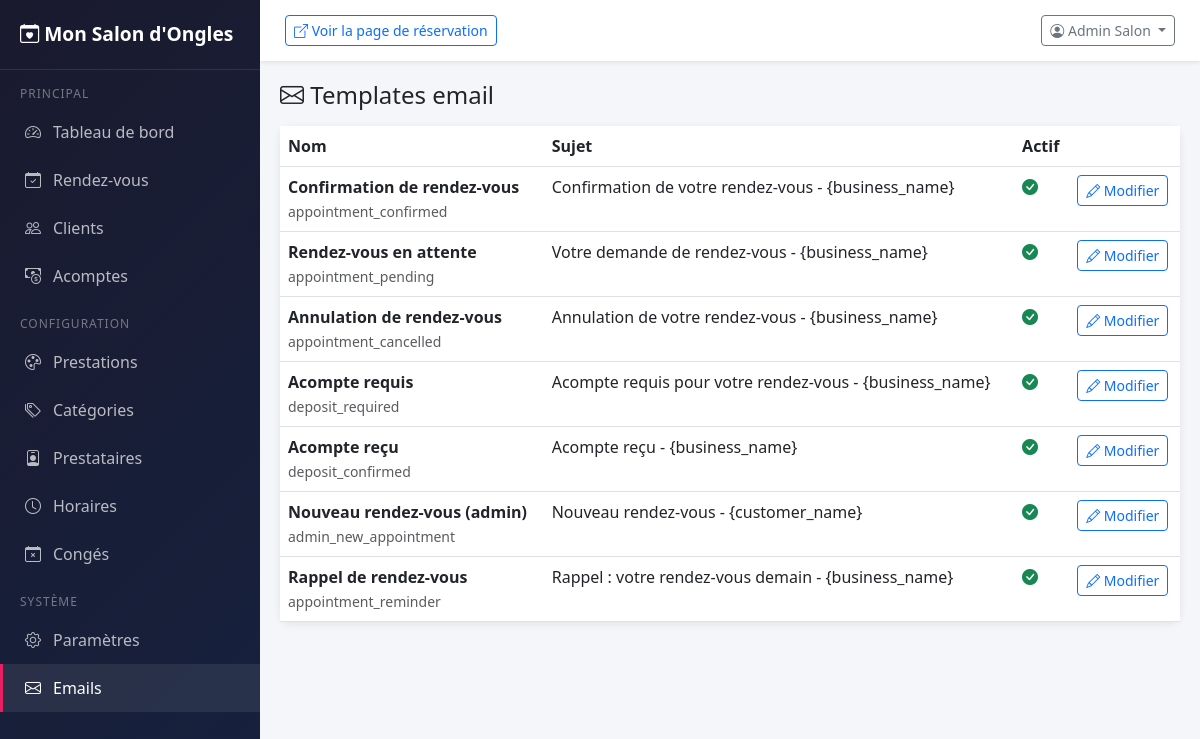
The app's page /admin/index.php?page=email-templates (signed in) with its own data.
### tables this page shows
CREATE TABLE IF NOT EXISTS `ab_email_templates` (
  `id` INT UNSIGNED AUTO_INCREMENT PRIMARY KEY,
  `slug` VARCHAR(100) NOT NULL UNIQUE,
  `name` VARCHAR(200) NOT NULL,
  `subject` VARCHAR(255) NOT NULL,
  `body` TEXT NOT NULL,
  `variables` TEXT COMMENT 'Variables disponibles (JSON)',
  `is_active` TINYINT(1) DEFAULT 1,
  `updated_at` DATETIME DEFAULT CURRENT_TIMESTAMP ON UPDATE CURRENT_TIMESTAMP
);

### core/Settings.php (called while the page is built, shortened)
<?php
class Settings {
    private static array $cache = [];
    private static bool $loaded = false;
    public static function loadAll(): void {
        if (self::$loaded) return;
        $db = Database::getInstance();
        $rows = $db->fetchAll("SELECT setting_key, setting_value FROM ab_settings");
        foreach ($rows as $row) {
            self::$cache[$row['setting_key']] = $row['setting_value'];
        }
        self::$loaded = true;
    }
    public static function get(string $key, string $default = ''): string {
        return self::$cache[$key] ?? $default;
    }
}

### core/App.php (called while the page is built, shortened)
<?php
require_once __DIR__ . '/Database.php';
require_once __DIR__ . '/Auth.php';
require_once __DIR__ . '/Settings.php';
function ab_url(string $path = ''): string {
    static $baseUrl = null;
    if ($baseUrl === null) {
        if (defined('AB_BASE_URL') && AB_BASE_URL !== '' && AB_BASE_URL !== 'http://localhost/ABAppointments') {
            $baseUrl = rtrim(AB_BASE_URL, '/');
        } elseif (isset($_SERVER['HTTP_HOST'])) {
            $scheme = (!empty($_SERVER['HTTPS']) && $_SERVER['HTTPS'] !== 'off') ? 'https' : 'http';
            $scriptDir = dirname($_SERVER['SCRIPT_NAME']);
            if (preg_match('#/(public|admin|api)$#', $scriptDir)) {
                $scriptDir = dirname($scriptDir);
            }
            $baseUrl = $scheme . '://' . $_SERVER['HTTP_HOST'] . rtrim($scriptDir, '/');
        } else {
            $baseUrl = rtrim(AB_BASE_URL, '/');
        }
    }
    return $baseUrl . '/' . ltrim($path, '/');
}
function ab_escape(string $str): string {
    return htmlspecialchars($str, ENT_QUOTES, 'UTF-8');
}
function ab_setting(string $key, string $default = ''): string {
    return Settings::get($key, $default);
}

### core/Auth.php (called while the page is built, shortened)
<?php
class Auth {
    public static function isAdmin(): bool {
        return isset($_SESSION['user_role']) && $_SESSION['user_role'] === 'admin';
    }
}

### core/Database.php (called while the page is built, shortened)
<?php
class Database {
    private static ?Database $instance = null;
    private PDO $pdo;
    private function __construct() {
        $dsn = 'mysql:host=' . AB_DB_HOST . ';dbname=' . AB_DB_NAME . ';charset=' . AB_DB_CHARSET;
        $this->pdo = new PDO($dsn, AB_DB_USER, AB_DB_PASS, [
            PDO::ATTR_ERRMODE => PDO::ERRMODE_EXCEPTION,
            PDO::ATTR_DEFAULT_FETCH_MODE => PDO::FETCH_ASSOC,
            PDO::ATTR_EMULATE_PREPARES => false,
        ]);
        $this->pdo->exec("SET time_zone = '+00:00'");
    }
    public static function getInstance(): self {
        if (self::$instance === null) {
            self::$instance = new self();
        }
        return self::$instance;
    }
    public function query(string $sql, array $params = []): PDOStatement {
        $stmt = $this->pdo->prepare($sql);
        $stmt->execute($params);
        return $stmt;
    }
    public function fetchAll(string $sql, array $params = []): array {
        return $this->query($sql, $params)->fetchAll();
    }
}

### admin/pages/email-templates.php (the view, shortened to what this page needs)
<?php
$db = Database::getInstance();
$templates = $db->fetchAll("SELECT * FROM ab_email_templates ORDER BY id");
$editTemplate = isset($_GET['edit']) ? $db->fetchOne("SELECT * FROM ab_email_templates WHERE id = ?", [(int)$_GET['edit']]) : null;
?>
<h4 class="mb-3"><i class="bi bi-envelope"></i> Templates email</h4>
<?php if ($editTemplate): ?>
<div class="card">
    <div class="card-header bg-white"><h5 class="mb-0">Modifier : <?= ab_escape($editTemplate['name']) ?></h5></div>
    <div class="card-body">
        <form method="POST">
            <?= Auth::csrfField() ?>
            <input type="hidden" name="id" value="<?= $editTemplate['id'] ?>">
            <div class="mb-3">
                <label class="form-label">Sujet</label>
                <input type="text" name="subject" class="form-control" value="<?= ab_escape($editTemplate['subject']) ?>">
            </div>
            <div class="mb-3">
                <label class="form-label">Corps du mail (HTML)</label>
                <textarea name="body" class="form-control" rows="15" style="font-family:monospace;font-size:13px;"><?= ab_escape($editTemplate['body']) ?></textarea>
            </div>
            <div class="mb-3">
                <label class="form-label">Variables disponibles :</label>
                <div class="d-flex flex-wrap gap-1">
                    <?php foreach (json_decode($editTemplate['variables'] ?? '[]', true) as $v): ?>
                    <code class="badge bg-light text-dark border">{<?= $v ?>}</code>
                    <?php endforeach; ?>
                </div>
            </div>
            <div class="form-check form-switch mb-3">
                <input type="checkbox" name="is_active" class="form-check-input" <?= $editTemplate['is_active'] ? 'checked' : '' ?>>
                <label class="form-check-label">Actif</label>
            </div>
            <button type="submit" class="btn btn-primary"><i class="bi bi-check"></i> Enregistrer</button>
            <a href="<?= ab_url('admin/index.php?page=email-templates') ?>" class="btn btn-outline-secondary">Annuler</a>
        </form>
    </div>
</div>
<?php else: ?>
<div class="card">
    <div class="table-responsive">
        <table class="table table-hover mb-0">
            <thead><tr><th>Nom</th><th>Sujet</th><th>Actif</th><th></th></tr></thead>
            <tbody>
            <?php foreach ($templates as $t): ?>
            <tr>
                <td><strong><?= ab_escape($t['name']) ?></strong><br><small class="text-muted"><?= $t['slug'] ?></small></td>
                <td><?= ab_escape($t['subject']) ?></td>
                <td><?= $t['is_active'] ? '<i class="bi bi-check-circle-fill text-success"></i>' : '<i class="bi bi-x-circle text-danger"></i>' ?></td>
                <td><a href="<?= ab_url('admin/index.php?page=email-templates&edit=' . $t['id']) ?>" class="btn btn-sm btn-outline-primary"><i class="bi bi-pencil"></i> Modifier</a></td>
            </tr>
            <?php endforeach; ?>
            </tbody>
        </table>
    </div>
</div>
<?php endif; ?>

### admin/index.php (shortened to what this page needs)
<?php
require_once __DIR__ . '/../core/App.php';
$page = $_GET['page'] ?? 'dashboard';
$pageFile = __DIR__ . '/pages/' . $page . '.php';
if (file_exists($pageFile)) {
    if ($page === 'login') {
        require $pageFile;
    } else {
        $pageContent = $page;
        require __DIR__ . '/layout.php';
    }
} else {
    http_response_code(404);
    echo 'Page non trouvée';
}

### admin/layout.php (shortened to what this page needs)
<?php
$currentPage = $pageContent;
$userName = $_SESSION['user_name'] ?? 'Admin';
$isAdmin = Auth::isAdmin();
?>
<!DOCTYPE html>
<html lang="fr">
<head>
    <link href="https://cdn.jsdelivr.net/npm/bootstrap@5.3.0/dist/css/bootstrap.min.css" rel="stylesheet">
    <link href="https://cdn.jsdelivr.net/npm/bootstrap-icons@1.10.0/font/bootstrap-icons.css" rel="stylesheet">
    <link href="https://cdn.jsdelivr.net/npm/fullcalendar@6.1.8/index.global.min.css" rel="stylesheet">
</head>
<body>
    <div class="sidebar" id="sidebar">
        <div class="brand">
            <i class="bi bi-calendar-heart"></i> <?= ab_escape(ab_setting('business_name', 'ABAppointments')) ?>
        </div>
        <nav>
            <div class="nav-section">Principal</div>
            <a href="<?= ab_url('admin/index.php?page=dashboard') ?>" class="nav-link <?= $currentPage === 'dashboard' ? 'active' : '' ?>">
                <i class="bi bi-speedometer2"></i> Tableau de bord
            </a>
            <a href="<?= ab_url('admin/index.php?page=appointments') ?>" class="nav-link <?= $currentPage === 'appointments' ? 'active' : '' ?>">
                <i class="bi bi-calendar-check"></i> Rendez-vous
            </a>
            <a href="<?= ab_url('admin/index.php?page=customers') ?>" class="nav-link <?= $currentPage === 'customers' ? 'active' : '' ?>">
                <i class="bi bi-people"></i> Clients
            </a>
            <a href="<?= ab_url('admin/index.php?page=deposits') ?>" class="nav-link <?= $currentPage === 'deposits' ? 'active' : '' ?>">
                <i class="bi bi-cash-coin"></i> Acomptes
            </a>
            <div class="nav-section">Configuration</div>
            <a href="<?= ab_url('admin/index.php?page=services') ?>" class="nav-link <?= $currentPage === 'services' ? 'active' : '' ?>">
                <i class="bi bi-palette"></i> Prestations
            </a>
            <a href="<?= ab_url('admin/index.php?page=categories') ?>" class="nav-link <?= $currentPage === 'categories' ? 'active' : '' ?>">
                <i class="bi bi-tags"></i> Catégories
            </a>
            <?php if ($isAdmin): ?>
            <a href="<?= ab_url('admin/index.php?page=providers') ?>" class="nav-link <?= $currentPage === 'providers' ? 'active' : '' ?>">
                <i class="bi bi-person-badge"></i> Prestataires
            </a>
            <?php endif; ?>
            <a href="<?= ab_url('admin/index.php?page=working-hours') ?>" class="nav-link <?= $currentPage === 'working-hours' ? 'active' : '' ?>">
                <i class="bi bi-clock"></i> Horaires
            </a>
            <a href="<?= ab_url('admin/index.php?page=holidays') ?>" class="nav-link <?= $currentPage === 'holidays' ? 'active' : '' ?>">
                <i class="bi bi-calendar-x"></i> Congés
            </a>
            <?php if ($isAdmin): ?>
            <div class="nav-section">Système</div>
            <a href="<?= ab_url('admin/index.php?page=settings') ?>" class="nav-link <?= $currentPage === 'settings' ? 'active' : '' ?>">
                <i class="bi bi-gear"></i> Paramètres
            </a>
            <a href="<?= ab_url('admin/index.php?page=email-templates') ?>" class="nav-link <?= $currentPage === 'email-templates' ? 'active' : '' ?>">
                <i class="bi bi-envelope"></i> Emails
            </a>
            <?php endif; ?>
        </nav>
    </div>
    <div class="main-content">
        <div class="top-bar">
            <div>
                <a href="<?= ab_url('public/') ?>" target="_blank" class="btn btn-sm btn-outline-primary">
                    <i class="bi bi-box-arrow-up-right"></i> Voir la page de réservation
                </a>
            </div>
            <div class="dropdown">
                <button class="btn btn-sm btn-outline-secondary dropdown-toggle" data-bs-toggle="dropdown">
                    <i class="bi bi-person-circle"></i> <?= ab_escape($userName) ?>
                </button>
            </div>
        </div>
        <?php require __DIR__ . '/pages/' . $currentPage . '.php'; ?>
    </div>
</body>
</html>

### records on screen
ab_email_templates: name "Confirmation de rendez-vous", slug "appointment_confirmed", subject "Confirmation de votre rendez-vous - {business_name}", is_active 1 (drawn)
ab_email_templates: name "Rendez-vous en attente", slug "appointment_pending", subject "Votre demande de rendez-vous - {business_name}", is_active 1 (drawn)
ab_email_templates: name "Annulation de rendez-vous", slug "appointment_cancelled", subject "Annulation de votre rendez-vous - {business_name}", is_active 1 (drawn)
ab_email_templates: name "Acompte requis", slug "deposit_required", subject "Acompte requis pour votre rendez-vous - {business_name}", is_active 1 (drawn)
ab_email_templates: name "Acompte reçu", slug "deposit_confirmed", subject "Acompte reçu - {business_name}", is_active 1 (drawn)
ab_email_templates: name "Nouveau rendez-vous (admin)", slug "admin_new_appointment", subject "Nouveau rendez-vous - {customer_name}", is_active 1 (drawn)
ab_email_templates: name "Rappel de rendez-vous", slug "appointment_reminder", subject "Rappel : votre rendez-vous demain - {business_name}", is_active 1 (drawn)

### other values on screen
ab_escape(ab_setting('business_name', 'ABAppointments')) "Mon Salon d'Ongles"
ab_escape($userName) "Admin Salon"
